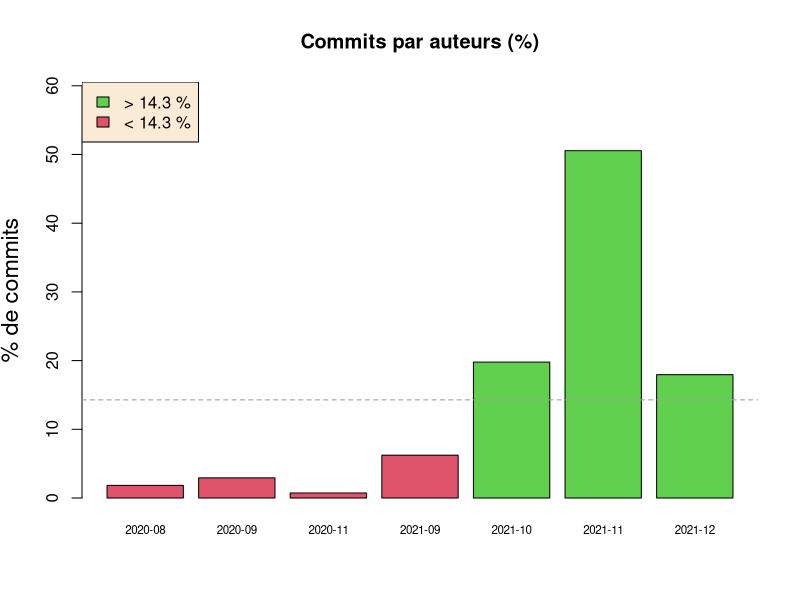

R code for this plot:
# get data from file
# column 1 is labels (row names)
w <- getwd()
w
#setwd("/Users/cyprien/Desktop/testRgene")
setwd(".visulogRTempFiles")

#z <- paste(w,".visulogRTempFiles",sep="/")
x <- read.table("commitsPerMonth.txt", header = FALSE)
colnames(x) <- c("nb", "auteurs")
attach(x)

## SETTINGS:
prob <- TRUE # set to TRUE if barplot(%) desired
tofile <- TRUE # set to FALSE to print in RStudio




pct <- 100*nb/sum(nb) # normalize to empirical probabilities (%)
# build colors from %
pcgood <- 100/nrow(x) # level qualifying what "good" means
cl <- (pct < pcgood)*2 # red
cl[cl == 0] <- 3   # green

# Do the plot
clab <- 1.4    # label size, 1 = default size
cnames <- 0.1  # bar names size, adapt to nb of bars
lgdbon <- paste(">", round(pcgood,1),"%")
lgdbad <- paste("<", round(pcgood,1),"%")
setwd("../")
setwd(".graphs")

if (! tofile) if (prob) {
  barplot(pct, names.arg = auteurs, main="Commits par auteurs (%)",
        ylim = c(0, min(c(100, max(pct)+10))),
        xlab="auteurs", ylab="% de commits" , 
        cex.names = cnames, cex.lab=clab, col=cl, las = 2)
  legend("topleft", legend = c(lgdbon,"mauvais"), fill=3:2,
       bg = "antiquewhite")
  # visualize "good" level...
  abline(h = pcgood, lty=2, col=8)
} else {
  barplot(nb, names.arg = auteurs, main="Commits par auteurs",
          xlab="auteurs", ylab="nombre de commits", 
          cex.names = cnames, cex.lab=clab, las = 2)}

# output plot to a file in png; see ?pdf or ?png
if (tofile) {
  pdf(file = "CommitsPerMonthPercent.pdf", width=9, height=7) # 1920/1080 full HD png
  clab <- 1.4    # label size, 1 = default size
  cnames <- 0.7  # bar names size, adapt to nb of bars
  
  if (prob) {
    barplot(pct, names.arg = auteurs, main="Commits par auteurs (%)",
            ylim = c(0, min(c(100, max(pct)+10))),
            xlab="", ylab="% de commits" , 
            cex.names = cnames, cex.lab=clab, col=cl)
    legend("topleft", legend = c(lgdbon,lgdbad), fill=3:2,
           bg = "antiquewhite")
    # visualize "good" level...
    abline(h = pcgood, lty=2, col=8)
  } else {
    barplot(nb, names.arg = auteurs, main="Commits per Month",
            xlab="", ylab="number of commits", 
            cex.names = cnames, cex.lab=clab)}
  
  dev.off() # close file
}
########
# pdf width=7, height=5

